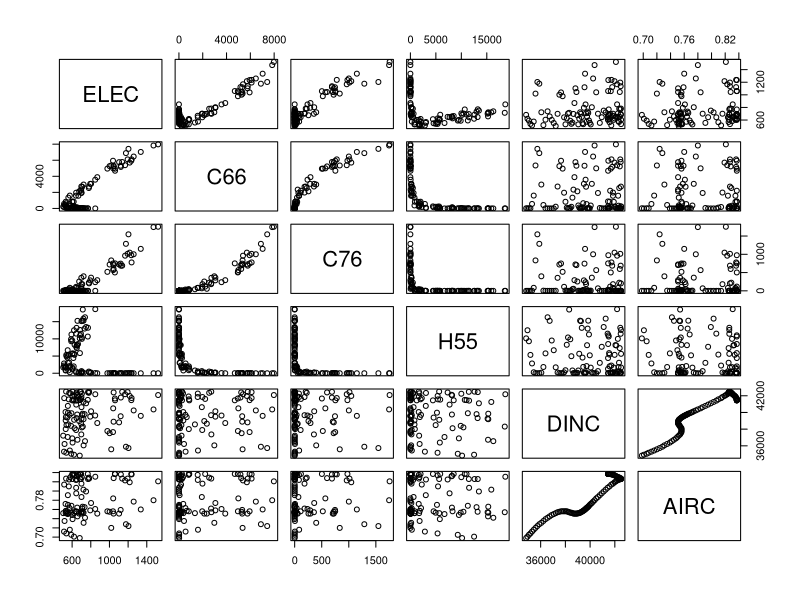
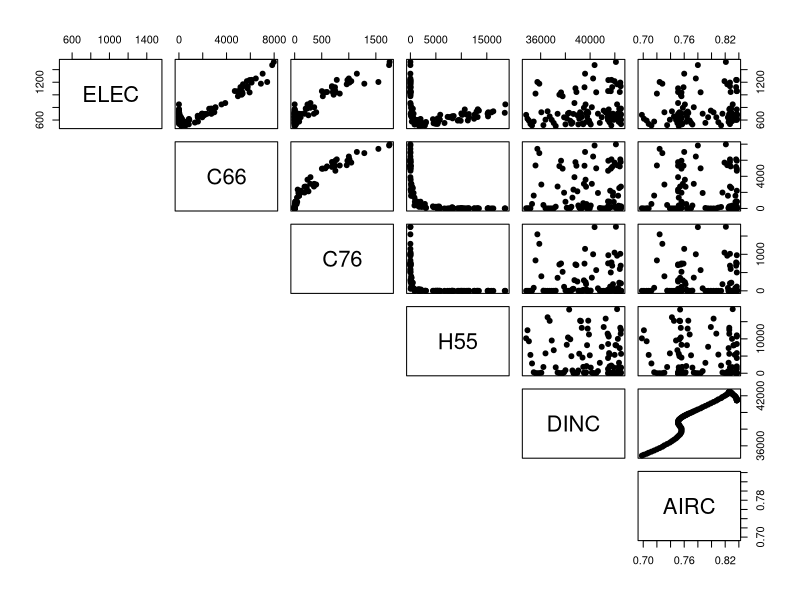
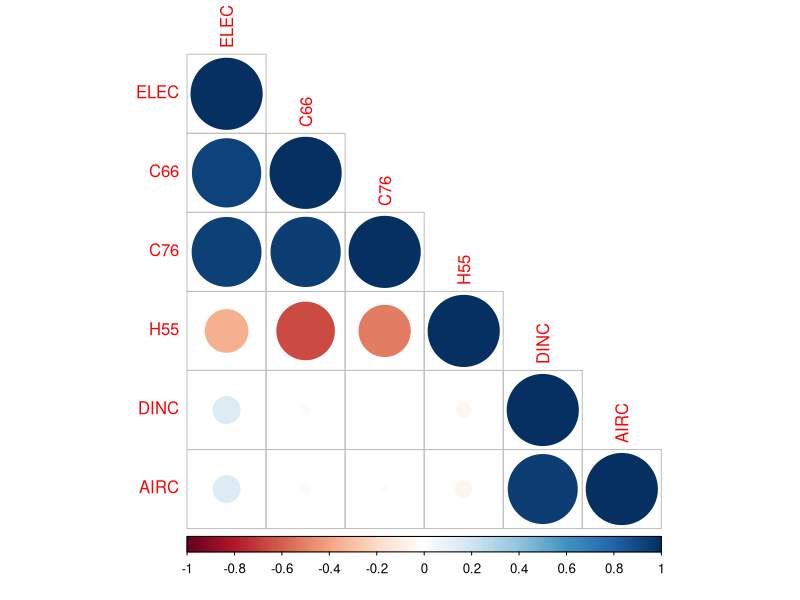
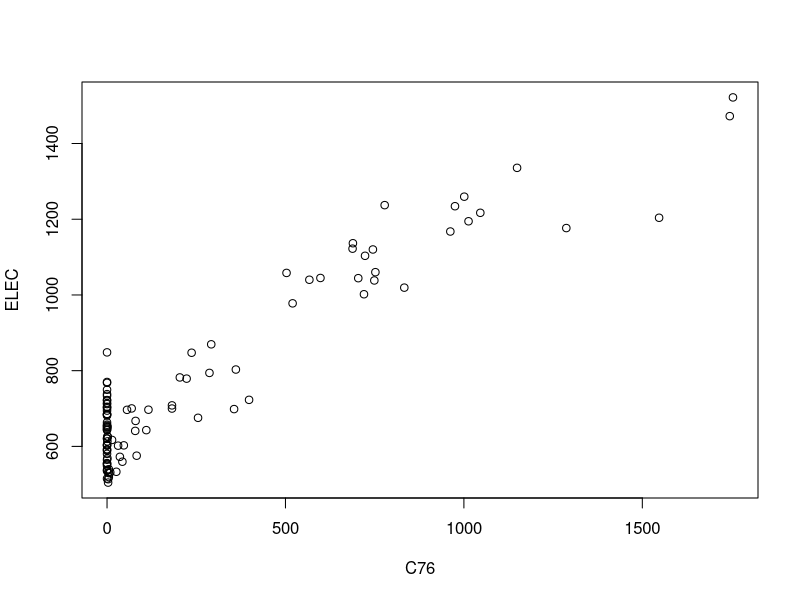
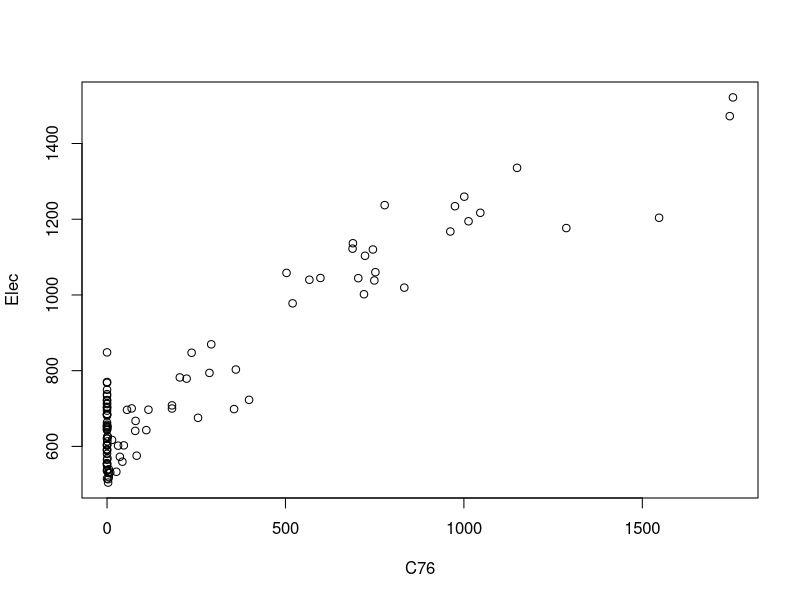
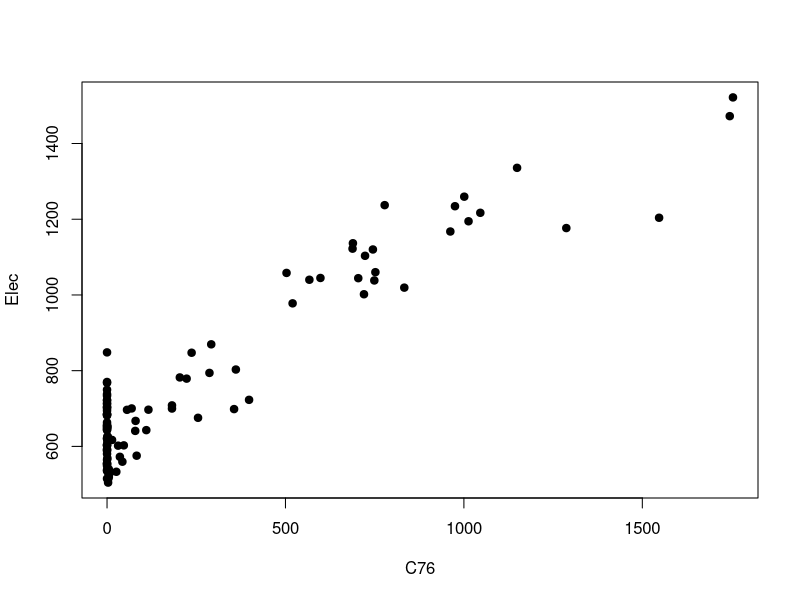
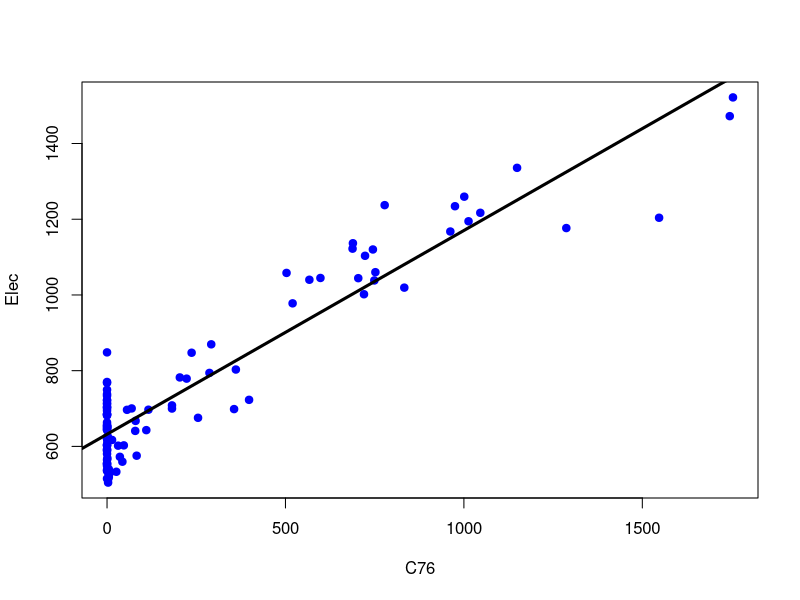
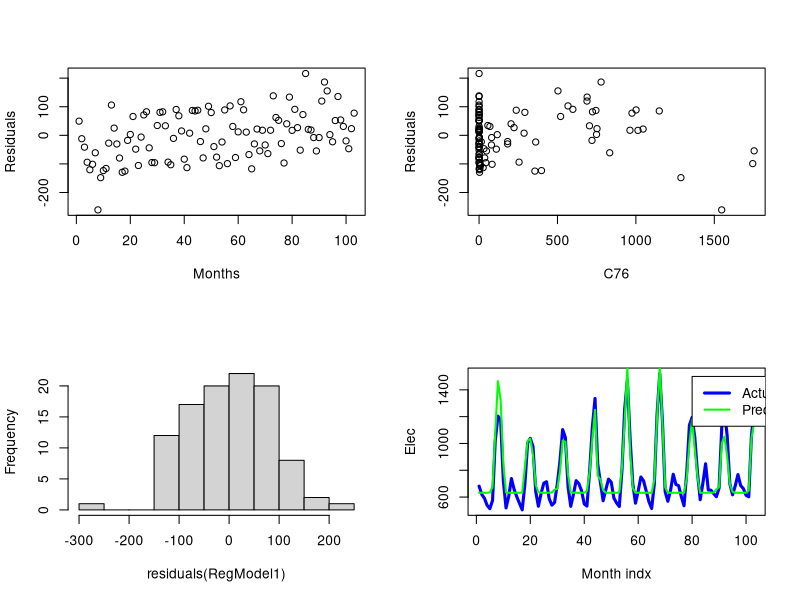

Write the R code that produced these figures, in order.
# R Code for Class 2 - Introduction to Predictive Analytics
#
# This code builds a linear regression model using the Electricity data
#
# --------------------  LINEAR REGRESSION --------------------

# Text written after hash is ignored by R (seen as a comment)

# Load library

install.packages("readxl")     # Press control+Enter
install.packages("corrplot")

library(readxl)      
library(corrplot)

# ------------------------------------------------------------------------------
# STEP 1: SET WORKING DIRECTORY - location of your code and data

getwd()

# OPTION 1: Go to Tab 'Session', and from the drop down list select 'Set Working Directory'

getwd()  # Check if this gives you the exact same path as your data and code folder

# OPTION 2: For Windows - CHANGE PATH in LINE 27 FOR YOUR Windows LAPTOP
setwd("E:/Predictive Analytics - 2023/Chapter 2 - Introduction to R/UseInClass May 23")

# OPTION 2: For MAC - CHANGE PATH in LINE 30 FOR YOUR MAC
# setwd("~sarora/Predictive Analytics") 


# ------------------------------------------------------------------------------

# STEP 2: LOAD DATA (ELECTRICITY CONSUMPTION)

ElecConsumeData <- read_excel("ElectricityConsumptionForR.xlsx")

head(ElecConsumeData)                           # view first five rows

ElecConsumeData = ElecConsumeData[,2:7]         # ignore months

View(ElecConsumeData)                           # view whole data

dim(ElecConsumeData)                            # 103 rows/obs. and 6 cols.

names(ElecConsumeData)                          # variable names


# ------------------------------------------------------------------------------

# STEP 3: ANALYSIS (SCATTER PLOTS, CORRELATION AND SUMMARY STATS)

pairs(ElecConsumeData)                                 # Scatter plot

pairs(ElecConsumeData, pch = 19, lower.panel = NULL)   # Scatter plot (only lower panel)

Corr = cor(ElecConsumeData)                            # Correlation table

Corr                                                   # Correlation table

corrplot(Corr,type = "lower")                          # Correlation plot (only lower panel)

summary(ElecConsumeData)                               # Summary of the data

# ------------------------------------------------------------------------------

# STEP 4: ESTIMATE MODEL PARAMETERS (SIMPLE LINEAR REGRESSION)

RegModel1 = lm(ElecConsumeData$ELEC ~ ElecConsumeData$C76) # REGRESSION MODEL 1 - ELEC VS C76

attach(as.data.frame(ElecConsumeData))

RegModel1 = lm(ELEC ~ C76) # REGRESSION MODEL 1 - ELEC VS C76

RegModel1                                                  # REGRESSION MODEL 1 - DETAILS

summary(RegModel1)                                         # REGRESSION MODEL 1 - SUMMARY

plot(C76, ELEC)                                            # Scatter plot - C76 vs Elec (Actual data)

plot(C76,ELEC,xlab="C76", ylab="Elec")                     # Scatterplot - C76 vs Elec (Actual data)

plot(C76,ELEC,xlab="C76", ylab="Elec", pch=19)             # Scatterplot - C76 vs Elec (Actual data)

plot(C76,ELEC,xlab="C76", ylab="Elec", pch=19, col="blue") # Scatterplot - C76 vs Elec (Actual data)

abline(RegModel1)                                          # Line of best fit

abline(RegModel1,lwd=3)                                    # Line of best fit

summary(RegModel1)$r.squared                               # Goodness of fit

help(plot)                                                 # Help for plot function

help(pch)                                                  # Help for plot characters

# ------------------------------------------------------------------------------

# STEP 5: RESIDUAL ANALYSIS

par(mfrow=c(2,2))

plot(residuals(RegModel1),ylab="Residuals",xlab="Months")    # RESIDUALS

plot(C76, residuals(RegModel1),xlab="C76", ylab="Residuals") # RESIDUALS VS C76

hist(residuals(RegModel1),main=NULL)                         # RESIDUAL HISTOGRAM

# ------------------------------------------------------------------------------

# STEP 6: PREDICTION

RegModel1 = lm(ELEC ~ C76)                                 # REGRESSION MODEL 1 - ELEC VS C76

summary(RegModel1)

predict(RegModel1, data.frame(C76 = c(1000)))              # Predict Elec for C76 = 1000 (point est.)

predict(RegModel1, data.frame(C76 = c(900, 1000, 1100)))   # Predict Elec for C76 = 900, 1000, 1100 (point est.)

predict(RegModel1, data.frame(C76 = c(900, 1000, 1100)),interval="prediction")   # Predict Elec for C76 = 900, 1000, 1100 (interval)


PredRegModel1 = predict(RegModel1, ElecConsumeData)        # Predict ELEC

n = 103;
plot(1:n,ELEC,type="l",col="blue",xlab="Month indx",ylab="Elec",lwd=3)
lines(1:n,PredRegModel1,col="green",lwd=2)

legend(80, 1500, legend=c("Actual", "Prediction"),
       col=c("blue", "green"),  lwd = 3:2)

summary(RegModel1)$r.squared                               # Goodness of fit


# -------------------- MULTIPLE LINEAR REGRESSION --------------------

# STEP 7: ESTIMATE MODEL PARAMETERS (MULTIPLE LINEAR REGRESSION)

# REGRESSION MODEL 2 - ELEC VS C66, C76, H55, DINC, AIRC

RegModel2 = lm(ELEC ~ C66 + C76 + H55 + DINC + AIRC) 

# or 
# RegModel2 = lm(ELEC ~., data = ElecConsumeData) 

RegModel2                                                      # REGRESSION MODEL 2 - DETAILS

summary(RegModel2)                                             # REGRESSION MODEL 2 - SUMMARY

# REGRESSION MODEL 3 - ELEC VS C66, C76, H55, DINC (REMOVE AIRC)

RegModel3 = lm(ELEC ~ C66 + C76 + H55 + DINC) 

# or 
# RegModel3 = lm(ELEC ~. -AIRC, data = ElecConsumeData)                                              # REGRESSION MODEL 3 - DETAILS

summary(RegModel3)                                             # REGRESSION MODEL 3 - SUMMARY

par(mfrow=c(2,3))                                              # Plot with 6 panels - 2 rows and 3 cols

plot(residuals(RegModel3),ylab="Residuals",xlab="Months")      # RESIDUALS for REGRESSION MODEL 3
hist(residuals(RegModel3),main=NULL)                           # RESIDUAL HISTOGRAM

plot(C66, residuals(RegModel3),xlab="C66", ylab="Residuals")   # RESIDUALS VS C66
plot(C76, residuals(RegModel3),xlab="C76", ylab="Residuals")   # RESIDUALS VS C76
plot(H55, residuals(RegModel3),xlab="H55", ylab="Residuals")   # RESIDUALS VS C66
plot(DINC, residuals(RegModel3),xlab="DINC", ylab="Residuals") # RESIDUALS VS C76

# Predict using RegModel3: ELEC ~ C66 + C76 + H55 + DINC
PredRegModel3 = predict(RegModel3, ElecConsumeData)        # Predict ELEC

n = 103;
plot(1:n,ELEC,type="l",col="blue",xlab="Month indx",ylab="Elec",lwd=3)
lines(1:n,PredRegModel3,col="green",lwd=2)

legend(80, 1500, legend=c("Actual", "Prediction"),
       col=c("blue", "green"),  lwd = 3:2)

summary(RegModel3)$r.squared  

# REGRESSION MODEL 4 - ELEC VS C66, C76, H55, DINC (TRYING NONLINEAR TRANSFORMATION)

RegModel4 = lm(ELEC ~ C66 + C76 + I(C76^2) + H55 + DINC) 

RegModel4                                                      # REGRESSION MODEL 4 - DETAILS

summary(RegModel4)                                             # REGRESSION MODEL 4 - SUMMARY

# ------------------------------------------------------------------------------


